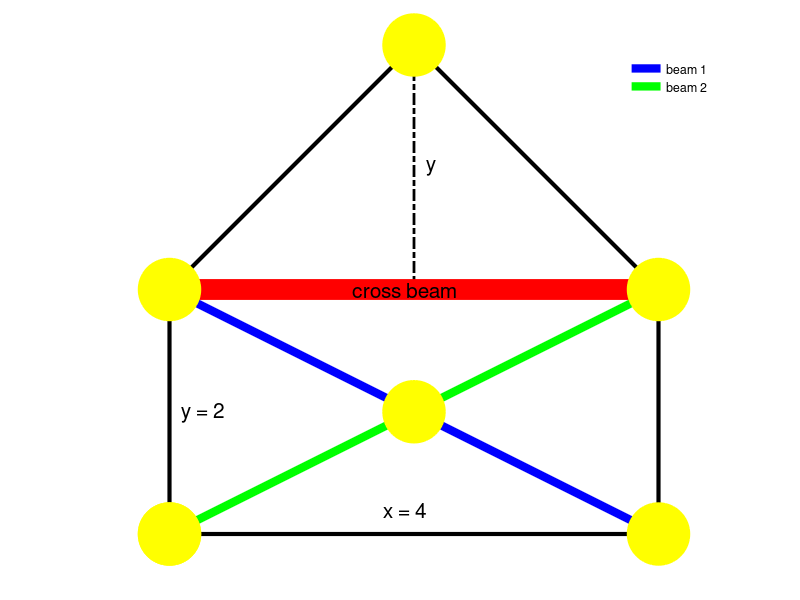
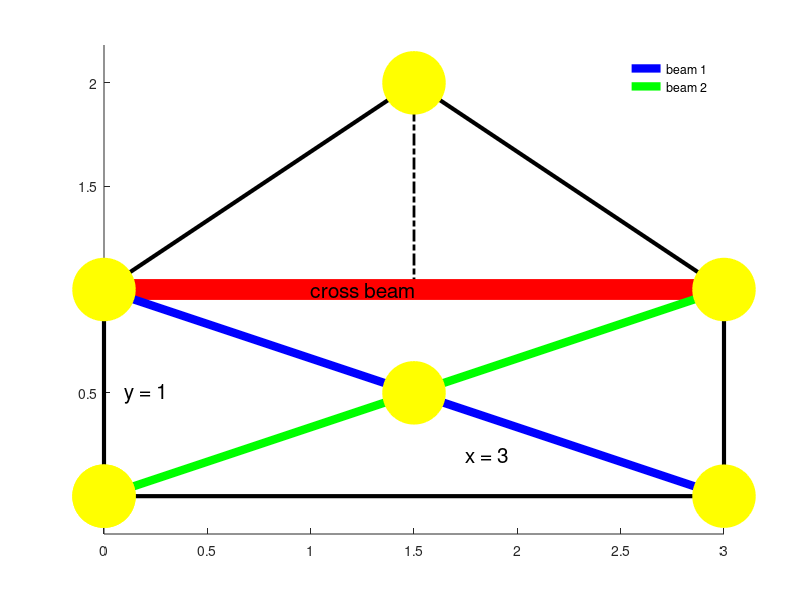

Recreate these plots in MATLAB, in order.
clear, clc

x = 4; y = 2;

xv = [0 0 x/2 x x 0];
yv = [0 y 2*y y 0 0];

figure(36), clf(36), hold on
axis equal
plot(xv, yv, 'LineWidth', 3, 'Color', 'k')
plot([2 2], [4 2], 'LineStyle', '-.', 'Color', 'k', 'LineWidth', 2)
plot([0 4], [2 2], 'LineWidth', 15, 'Color', 'r')
beam1 = plot([0 4], [2 0], 'LineWidth', 6, 'Color', 'b')
beam2 = plot([0 4], [0 2], 'LineWidth', 6, 'Color', 'g')
plot([xv 2], [yv 1],'LineStyle', 'none', 'MarkerSize', 45, 'MarkerFaceColor', 'y', 'Marker', 'o', 'MarkerEdgeColor', 'y')
legend([beam1 beam2], 'beam 1', 'beam 2')
legend('boxoff')

text(x/2-0.5,y,'cross beam', 'FontSize', 15)
text(0.1,y/2,['y = ', num2str(y)],'FontSize',15)
text(2.1,3,'y','FontSize',15)
text(1.75,0.2,['x = ', num2str(x)],'FontSize',15)

axis off
hold off


clear, clc

x = 3; y = 1;

xv = [0 0 x/2 x x 0];
yv = [0 y 2*y y 0 0];

figure(37), clf(37), hold on
axis equal
plot(xv, yv, 'LineWidth', 3, 'Color', 'k')
plot([x/2 x/2], [y 2*y], 'LineStyle', '-.', 'Color', 'k', 'LineWidth', 2)
plot([0 x], [y y], 'LineWidth', 15, 'Color', 'r')
beam1 = plot([0 x], [y 0], 'LineWidth', 6, 'Color', 'b')
beam2 = plot([0 x], [0 y], 'LineWidth', 6, 'Color', 'g')
plot([xv x/2], [yv y/2],'LineStyle', 'none', 'MarkerSize', 45, 'MarkerFaceColor', 'y', 'Marker', 'o', 'MarkerEdgeColor', 'y')
legend([beam1 beam2], 'beam 1', 'beam 2')
legend('boxoff')

text(x/2-0.5,y,'cross beam', 'FontSize', 15)
text(0.1,y/2,['y = ', num2str(y)],'FontSize',15)
text(2.1,3,'y','FontSize',15)
text(1.75,0.2,['x = ', num2str(x)],'FontSize',15)


hold off


